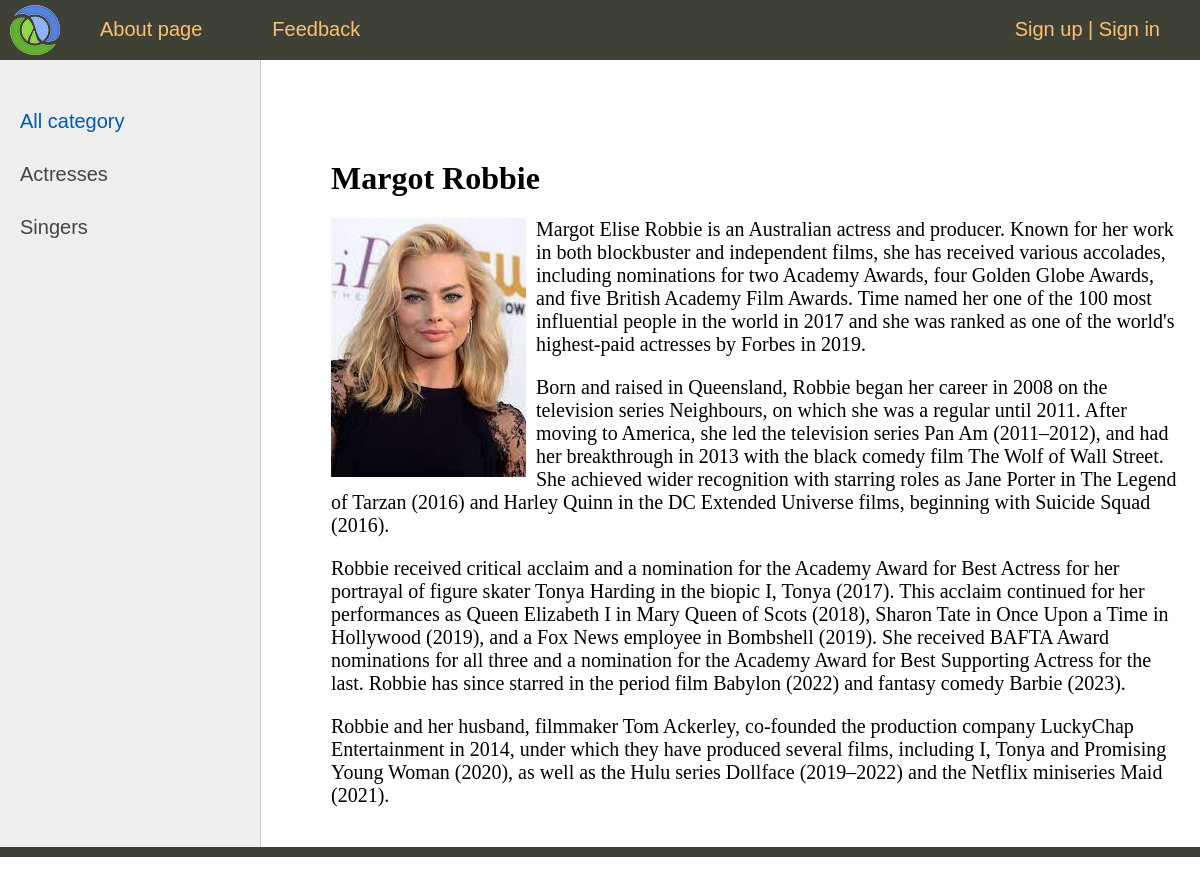
The app's page /post/w2/ with its own data.
### women/models.py (models this page shows, shortened)
class Category(models.Model):
    name = models.CharField(max_length=100, db_index=True, verbose_name="Category")
    slug = models.SlugField(max_length=255, unique=True, db_index=True, verbose_name="URL")
    def get_absolute_url(self):
        return reverse('category', kwargs={'cat_slug': self.slug})
    class Meta:
        verbose_name = 'Category'
        verbose_name_plural = 'Category'
        ordering = ['id']

class Women(models.Model):
    title = models.CharField(max_length=255, verbose_name="Header")
    slug = models.SlugField(max_length=255, unique=True, db_index=True, verbose_name="URL")
    content = models.TextField(blank=True, verbose_name="Article text")
    photo = models.ImageField(upload_to="photos/%Y/%m/%d/", verbose_name="Photo")
    time_create = models.DateTimeField(auto_now_add=True, verbose_name="Create time")
    time_update = models.DateTimeField(auto_now=True, verbose_name="Change time")
    is_published = models.BooleanField(default=True, verbose_name="Publication")
    cat = models.ForeignKey('Category', on_delete=models.PROTECT, verbose_name="Category")
    def __str__(self):
        return self.title
    class Meta:
        verbose_name = 'Notable women'
        verbose_name_plural = 'Notable women'
        ordering = ['id']

### women/views.py (the view)
# urls.py: path('post/<slug:post_slug>/', ShowPost.as_view(), name='post'),
class ShowPost(DataMixin, DetailView):
    model = Women
    template_name = 'women/post.html'
    slug_url_kwarg = 'post_slug'
    context_object_name = 'post'
    def get_context_data(self, *, object_list=None, **kwargs):
        context = super().get_context_data(**kwargs)
        c_def = self.get_user_context(title=context['post'])
        return dict(list(context.items()) + list(c_def.items()))

### women/utils.py (called while the page is built)
    def get_user_context(self, **kwargs):
        context = kwargs
        cats = Category.objects.annotate(Count('women'))
        user_menu = menu.copy()
        if not self.request.user.is_authenticated:
            user_menu.pop(1)
        context['menu'] = user_menu
        context['cats'] = cats
        if 'cat_selected' not in context:
            context['cat_selected'] = 0
        return context

### women/templates/women/post.html
{% extends 'women/base.html' %}
{% block content %}
<h1>{{post.title}}</h1>
{% if post.photo %}
<p><img class="img-article-left" src="{{post.photo.url}}"></p>
{% endif %}
{{post.content|linebreaks}}
{% endblock %}

### women/templates/women/base.html (shortened to what this page needs)
{% load static %}
{% load women_tags %}
<!DOCTYPE html>
<html>
<head>
	<link type="text/css" href="{% static 'women/css/styles.css' %}" rel="stylesheet" />
</head>
<body>
<table class="table-page" border=0 cellpadding="0" cellspacing="0">
<tr><td valign=top>
{% block mainmenu %}
		<div class="header">
			<ul id="mainmenu" class="mainmenu">
			<li class="logo"><a href="{% url 'home' %}"><div class="logo"></div></a></li>
{% for m in menu %}
			<li><a href="{% url m.url_name %}">{{m.title}}</a></li>
{% endfor %}
				<li class="last"><a href="{% url 'register' %}">Sign up</a> | <a href="{% url 'login' %}">Sign in</a></li>
			</ul>
		</div>
{% endblock mainmenu %}
<table class="table-content" border=0 cellpadding="0" cellspacing="0">
<tr>
	<td valign="top" class="left-chapters">
	<ul id="leftchapters">
{% if cat_selected == 0 %}
		<li class="selected">All category</li>
{% else %}
		<li><a href="{% url 'home' %}">All category</a></li>
{% endif %}
{% for c in cats %}
{% if c.women__count > 0 %}
	{% if c.pk == cat_selected %}
		<li class="selected">{{c.name}}</li>
	{% else %}
		<li><a href="{{ c.get_absolute_url }}">{{c.name}}</a></li>
	{% endif %}
{% endif %}
{% endfor %}
	</ul>
</td>
<td valign="top" class="content">
	<div class="content-text">
{% block content %}
{% endblock %}
	</div>
</td></tr></table>
</td></tr>
<tr><td valign=top>
	<div id="footer">
	</div>
</td></tr></table>
</body>
</html>

### women/static/women/css/styles.css (style rules this page uses)
html, body { font-family: 'Arial'; margin: 0; padding: 0; height: 100%; width: 100%; color: #444; }
a { color: #0059b2; text-decoration: none; }
img { max-width: 600px; height: auto; }
img.img-article-left { max-width: 300px; height: auto; float: left; padding: 0 10px 10px 0; }
.table-page { width: 100%; height: 100%; vertical-align: top; }
.table-page tr { height: 100%; }
.header { background: #3F4137; height: 60px; }
.logo { background: url('../images/logo.png') no-repeat 10px 5px; width: 70px; height: 60px; }
ul.mainmenu { list-style: none; margin: 0; padding: 0; height: 60px; color: #fdc073; font-size: 20px; overflow: hidden; }
ul.mainmenu li { float: left; margin: 18px 40px 0 30px; }
ul.mainmenu li.logo { margin: 0; }
ul.mainmenu li.last { float: right; }
ul.mainmenu li a { color: #fdc073; text-decoration: none; }
.table-content { width: 100%; min-height: 100%; height: 100%; }
.left-chapters { margin: 0; background: #eee; border-right: 1px solid #ccc; min-height: 100%; }
.left-chapters ul { width: 230px; min-height: 100%; margin: 0; padding: 20px 10px 10px 20px; list-style: none; font-size: 20px; }
.left-chapters ul li { margin: 30px 0 0 0; color: #999; }
.left-chapters ul li.selected { color: #0059b2; }
.left-chapters ul li a { color: #444; text-decoration: none; }
.content { padding: 40px 20px 20px 40px; width: 100%; box-sizing: border-box; }
.content-text { margin: 60px 0 0 30px; color: #000; font-size: 20px; font-family: Yandex Sans Display Light; }
.content-text h1 { font-size: 32px; }
#footer { box-sizing: border-box; background: #3F4137; padding: 5px; color: #aaa; font-size: 14px; font-family: Verdana, Geneva, Arial, Helvetica; text-align: left; overflow: hidden; }

### records on screen
Category: name "Actresses"
Category: name "Singers"
Women: title "Margot Robbie", photo (picture), content "Margot Elise Robbie is an Australian actress and producer. Known for her work in both blockbuster and independent films, she has received various accolades, including nominations for two Academy Awards, four Golden Globe Awards, and five British Academy Film Awards. Time named her one of the 100 most influential people in the world in 2017 and she was ranked as one of the world's highest-paid actresses by Forbes in 2019. Born and raised in Queensland, Robbie began her career in 2008 on the television series Neighbours, on which she was a regular until 2011. After moving to America, she led the television series Pan Am (2011–2012), and had her breakthrough in 2013 with the black comedy film…"

### other values on screen
{{ m.title }} "About page" "Feedback"
